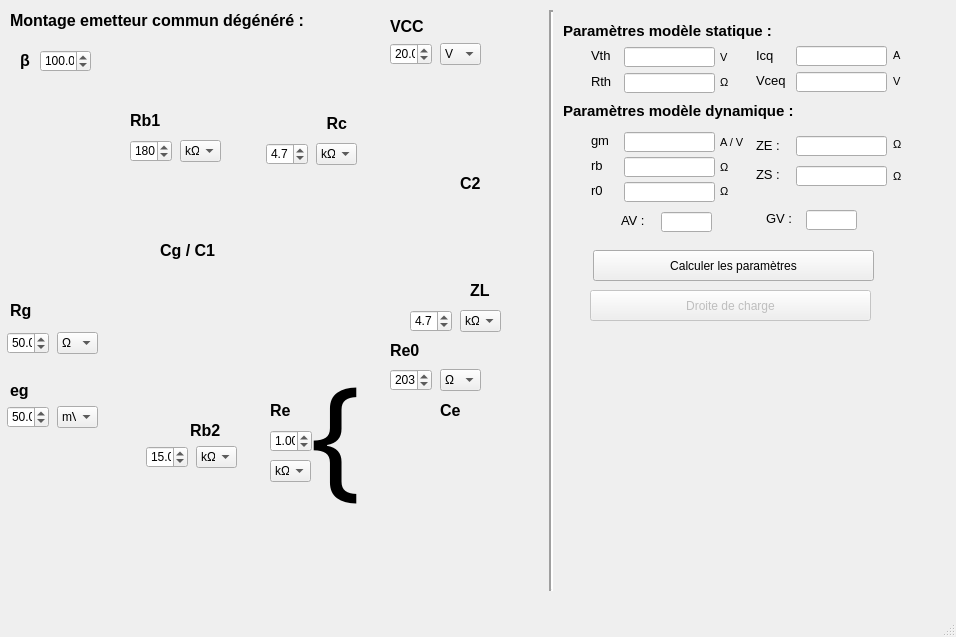
<?xml version="1.0" encoding="UTF-8"?>
<ui version="4.0">
 <class>MainWindow</class>
 <widget class="QMainWindow" name="MainWindow">
  <property name="geometry">
   <rect>
    <x>0</x>
    <y>0</y>
    <width>956</width>
    <height>637</height>
   </rect>
  </property>
  <property name="windowTitle">
   <string>Calculus transistor - emetteur commun dégénéré</string>
  </property>
  <widget class="QWidget" name="centralwidget">
   <widget class="QDoubleSpinBox" name="Rb1_V">
    <property name="geometry">
     <rect>
      <x>130</x>
      <y>140</y>
      <width>42</width>
      <height>22</height>
     </rect>
    </property>
    <property name="decimals">
     <number>1</number>
    </property>
    <property name="minimum">
     <double>0.100000000000000</double>
    </property>
    <property name="maximum">
     <double>1000.000000000000000</double>
    </property>
    <property name="singleStep">
     <double>0.100000000000000</double>
    </property>
    <property name="value">
     <double>180.000000000000000</double>
    </property>
   </widget>
   <widget class="QComboBox" name="Rb1_E">
    <property name="geometry">
     <rect>
      <x>180</x>
      <y>140</y>
      <width>41</width>
      <height>22</height>
     </rect>
    </property>
    <property name="currentIndex">
     <number>3</number>
    </property>
    <item>
     <property name="text">
      <string>µΩ</string>
     </property>
    </item>
    <item>
     <property name="text">
      <string>mΩ</string>
     </property>
    </item>
    <item>
     <property name="text">
      <string>Ω</string>
     </property>
    </item>
    <item>
     <property name="text">
      <string>kΩ</string>
     </property>
    </item>
    <item>
     <property name="text">
      <string>MΩ</string>
     </property>
    </item>
    <item>
     <property name="text">
      <string>GΩ</string>
     </property>
    </item>
   </widget>
   <widget class="QDoubleSpinBox" name="Rb2_V">
    <property name="geometry">
     <rect>
      <x>146</x>
      <y>446</y>
      <width>42</width>
      <height>22</height>
     </rect>
    </property>
    <property name="decimals">
     <number>1</number>
    </property>
    <property name="minimum">
     <double>0.100000000000000</double>
    </property>
    <property name="maximum">
     <double>1000.000000000000000</double>
    </property>
    <property name="singleStep">
     <double>0.100000000000000</double>
    </property>
    <property name="value">
     <double>15.000000000000000</double>
    </property>
   </widget>
   <widget class="QComboBox" name="Rb2_E">
    <property name="geometry">
     <rect>
      <x>196</x>
      <y>446</y>
      <width>41</width>
      <height>22</height>
     </rect>
    </property>
    <property name="currentIndex">
     <number>3</number>
    </property>
    <item>
     <property name="text">
      <string>µΩ</string>
     </property>
    </item>
    <item>
     <property name="text">
      <string>mΩ</string>
     </property>
    </item>
    <item>
     <property name="text">
      <string>Ω</string>
     </property>
    </item>
    <item>
     <property name="text">
      <string>kΩ</string>
     </property>
    </item>
    <item>
     <property name="text">
      <string>MΩ</string>
     </property>
    </item>
    <item>
     <property name="text">
      <string>GΩ</string>
     </property>
    </item>
   </widget>
   <widget class="QDoubleSpinBox" name="Re_V">
    <property name="geometry">
     <rect>
      <x>270</x>
      <y>430</y>
      <width>42</width>
      <height>22</height>
     </rect>
    </property>
    <property name="decimals">
     <number>2</number>
    </property>
    <property name="minimum">
     <double>0.100000000000000</double>
    </property>
    <property name="maximum">
     <double>1000.000000000000000</double>
    </property>
    <property name="singleStep">
     <double>0.100000000000000</double>
    </property>
    <property name="value">
     <double>1.000000000000000</double>
    </property>
   </widget>
   <widget class="QComboBox" name="Re_E">
    <property name="geometry">
     <rect>
      <x>270</x>
      <y>460</y>
      <width>41</width>
      <height>22</height>
     </rect>
    </property>
    <property name="currentIndex">
     <number>3</number>
    </property>
    <item>
     <property name="text">
      <string>µΩ</string>
     </property>
    </item>
    <item>
     <property name="text">
      <string>mΩ</string>
     </property>
    </item>
    <item>
     <property name="text">
      <string>Ω</string>
     </property>
    </item>
    <item>
     <property name="text">
      <string>kΩ</string>
     </property>
    </item>
    <item>
     <property name="text">
      <string>MΩ</string>
     </property>
    </item>
    <item>
     <property name="text">
      <string>GΩ</string>
     </property>
    </item>
   </widget>
   <widget class="QDoubleSpinBox" name="Rc_V">
    <property name="geometry">
     <rect>
      <x>266</x>
      <y>143</y>
      <width>42</width>
      <height>22</height>
     </rect>
    </property>
    <property name="decimals">
     <number>1</number>
    </property>
    <property name="minimum">
     <double>0.100000000000000</double>
    </property>
    <property name="maximum">
     <double>1000.000000000000000</double>
    </property>
    <property name="singleStep">
     <double>0.100000000000000</double>
    </property>
    <property name="value">
     <double>4.700000000000000</double>
    </property>
   </widget>
   <widget class="QComboBox" name="Rc_E">
    <property name="geometry">
     <rect>
      <x>316</x>
      <y>143</y>
      <width>41</width>
      <height>22</height>
     </rect>
    </property>
    <property name="currentIndex">
     <number>3</number>
    </property>
    <item>
     <property name="text">
      <string>µΩ</string>
     </property>
    </item>
    <item>
     <property name="text">
      <string>mΩ</string>
     </property>
    </item>
    <item>
     <property name="text">
      <string>Ω</string>
     </property>
    </item>
    <item>
     <property name="text">
      <string>kΩ</string>
     </property>
    </item>
    <item>
     <property name="text">
      <string>MΩ</string>
     </property>
    </item>
    <item>
     <property name="text">
      <string>GΩ</string>
     </property>
    </item>
   </widget>
   <widget class="QDoubleSpinBox" name="ZL_V">
    <property name="geometry">
     <rect>
      <x>410</x>
      <y>310</y>
      <width>42</width>
      <height>22</height>
     </rect>
    </property>
    <property name="decimals">
     <number>1</number>
    </property>
    <property name="minimum">
     <double>0.100000000000000</double>
    </property>
    <property name="maximum">
     <double>1000.000000000000000</double>
    </property>
    <property name="singleStep">
     <double>0.100000000000000</double>
    </property>
    <property name="value">
     <double>4.700000000000000</double>
    </property>
   </widget>
   <widget class="QComboBox" name="ZL_E">
    <property name="geometry">
     <rect>
      <x>460</x>
      <y>310</y>
      <width>41</width>
      <height>22</height>
     </rect>
    </property>
    <property name="currentIndex">
     <number>3</number>
    </property>
    <item>
     <property name="text">
      <string>µΩ</string>
     </property>
    </item>
    <item>
     <property name="text">
      <string>mΩ</string>
     </property>
    </item>
    <item>
     <property name="text">
      <string>Ω</string>
     </property>
    </item>
    <item>
     <property name="text">
      <string>kΩ</string>
     </property>
    </item>
    <item>
     <property name="text">
      <string>MΩ</string>
     </property>
    </item>
    <item>
     <property name="text">
      <string>GΩ</string>
     </property>
    </item>
   </widget>
   <widget class="QDoubleSpinBox" name="Rg_V">
    <property name="geometry">
     <rect>
      <x>7</x>
      <y>332</y>
      <width>42</width>
      <height>22</height>
     </rect>
    </property>
    <property name="decimals">
     <number>1</number>
    </property>
    <property name="minimum">
     <double>0.100000000000000</double>
    </property>
    <property name="maximum">
     <double>1000.000000000000000</double>
    </property>
    <property name="singleStep">
     <double>0.100000000000000</double>
    </property>
    <property name="value">
     <double>50.000000000000000</double>
    </property>
   </widget>
   <widget class="QComboBox" name="Rg_E">
    <property name="geometry">
     <rect>
      <x>57</x>
      <y>332</y>
      <width>41</width>
      <height>22</height>
     </rect>
    </property>
    <property name="currentIndex">
     <number>2</number>
    </property>
    <item>
     <property name="text">
      <string>µΩ</string>
     </property>
    </item>
    <item>
     <property name="text">
      <string>mΩ</string>
     </property>
    </item>
    <item>
     <property name="text">
      <string>Ω</string>
     </property>
    </item>
    <item>
     <property name="text">
      <string>kΩ</string>
     </property>
    </item>
    <item>
     <property name="text">
      <string>MΩ</string>
     </property>
    </item>
    <item>
     <property name="text">
      <string>GΩ</string>
     </property>
    </item>
   </widget>
   <widget class="QComboBox" name="eg_E">
    <property name="geometry">
     <rect>
      <x>57</x>
      <y>406</y>
      <width>41</width>
      <height>22</height>
     </rect>
    </property>
    <property name="editable">
     <bool>false</bool>
    </property>
    <property name="currentIndex">
     <number>0</number>
    </property>
    <item>
     <property name="text">
      <string>mV</string>
     </property>
    </item>
    <item>
     <property name="text">
      <string>V</string>
     </property>
    </item>
   </widget>
   <widget class="QDoubleSpinBox" name="eg_V">
    <property name="geometry">
     <rect>
      <x>7</x>
      <y>406</y>
      <width>42</width>
      <height>22</height>
     </rect>
    </property>
    <property name="decimals">
     <number>1</number>
    </property>
    <property name="minimum">
     <double>0.100000000000000</double>
    </property>
    <property name="maximum">
     <double>1000.000000000000000</double>
    </property>
    <property name="singleStep">
     <double>0.100000000000000</double>
    </property>
    <property name="value">
     <double>50.000000000000000</double>
    </property>
   </widget>
   <widget class="QComboBox" name="Vcc_E">
    <property name="geometry">
     <rect>
      <x>440</x>
      <y>43</y>
      <width>41</width>
      <height>22</height>
     </rect>
    </property>
    <property name="currentIndex">
     <number>1</number>
    </property>
    <item>
     <property name="text">
      <string>mV</string>
     </property>
    </item>
    <item>
     <property name="text">
      <string>V</string>
     </property>
    </item>
   </widget>
   <widget class="QDoubleSpinBox" name="Vcc_V">
    <property name="geometry">
     <rect>
      <x>390</x>
      <y>43</y>
      <width>42</width>
      <height>22</height>
     </rect>
    </property>
    <property name="decimals">
     <number>1</number>
    </property>
    <property name="minimum">
     <double>0.100000000000000</double>
    </property>
    <property name="maximum">
     <double>1000.000000000000000</double>
    </property>
    <property name="singleStep">
     <double>0.100000000000000</double>
    </property>
    <property name="value">
     <double>20.000000000000000</double>
    </property>
   </widget>
   <widget class="QLabel" name="label">
    <property name="geometry">
     <rect>
      <x>100</x>
      <y>10</y>
      <width>451</width>
      <height>611</height>
     </rect>
    </property>
    <property name="text">
     <string/>
    </property>
    <property name="pixmap">
     <pixmap>../images/ECD_amplifier.gif</pixmap>
    </property>
   </widget>
   <widget class="QLabel" name="label_2">
    <property name="geometry">
     <rect>
      <x>390</x>
      <y>20</y>
      <width>47</width>
      <height>13</height>
     </rect>
    </property>
    <property name="font">
     <font>
      <family>Arial</family>
      <pointsize>12</pointsize>
      <weight>75</weight>
      <bold>true</bold>
     </font>
    </property>
    <property name="text">
     <string>VCC</string>
    </property>
   </widget>
   <widget class="QLabel" name="label_3">
    <property name="geometry">
     <rect>
      <x>10</x>
      <y>380</y>
      <width>47</width>
      <height>20</height>
     </rect>
    </property>
    <property name="font">
     <font>
      <family>Arial</family>
      <pointsize>12</pointsize>
      <weight>75</weight>
      <bold>true</bold>
     </font>
    </property>
    <property name="text">
     <string>eg</string>
    </property>
   </widget>
   <widget class="QLabel" name="label_4">
    <property name="geometry">
     <rect>
      <x>160</x>
      <y>240</y>
      <width>61</width>
      <height>21</height>
     </rect>
    </property>
    <property name="font">
     <font>
      <family>Arial</family>
      <pointsize>12</pointsize>
      <weight>75</weight>
      <bold>true</bold>
     </font>
    </property>
    <property name="text">
     <string>Cg / C1</string>
    </property>
   </widget>
   <widget class="QLabel" name="label_5">
    <property name="geometry">
     <rect>
      <x>130</x>
      <y>110</y>
      <width>47</width>
      <height>21</height>
     </rect>
    </property>
    <property name="font">
     <font>
      <family>Arial</family>
      <pointsize>12</pointsize>
      <weight>75</weight>
      <bold>true</bold>
     </font>
    </property>
    <property name="text">
     <string>Rb1</string>
    </property>
   </widget>
   <widget class="QLabel" name="label_6">
    <property name="geometry">
     <rect>
      <x>190</x>
      <y>420</y>
      <width>47</width>
      <height>21</height>
     </rect>
    </property>
    <property name="font">
     <font>
      <family>Arial</family>
      <pointsize>12</pointsize>
      <weight>75</weight>
      <bold>true</bold>
     </font>
    </property>
    <property name="text">
     <string>Rb2</string>
    </property>
   </widget>
   <widget class="QLabel" name="label_7">
    <property name="geometry">
     <rect>
      <x>390</x>
      <y>340</y>
      <width>47</width>
      <height>21</height>
     </rect>
    </property>
    <property name="font">
     <font>
      <family>Arial</family>
      <pointsize>12</pointsize>
      <weight>75</weight>
      <bold>true</bold>
     </font>
    </property>
    <property name="text">
     <string>Re0</string>
    </property>
    <property name="alignment">
     <set>Qt::AlignLeading|Qt::AlignLeft|Qt::AlignVCenter</set>
    </property>
   </widget>
   <widget class="QLabel" name="label_8">
    <property name="geometry">
     <rect>
      <x>300</x>
      <y>113</y>
      <width>47</width>
      <height>21</height>
     </rect>
    </property>
    <property name="font">
     <font>
      <family>Arial</family>
      <pointsize>12</pointsize>
      <weight>75</weight>
      <bold>true</bold>
     </font>
    </property>
    <property name="text">
     <string>Rc</string>
    </property>
    <property name="alignment">
     <set>Qt::AlignRight|Qt::AlignTrailing|Qt::AlignVCenter</set>
    </property>
   </widget>
   <widget class="QLabel" name="label_9">
    <property name="geometry">
     <rect>
      <x>10</x>
      <y>300</y>
      <width>47</width>
      <height>21</height>
     </rect>
    </property>
    <property name="font">
     <font>
      <family>Arial</family>
      <pointsize>12</pointsize>
      <weight>75</weight>
      <bold>true</bold>
     </font>
    </property>
    <property name="text">
     <string>Rg</string>
    </property>
   </widget>
   <widget class="QLabel" name="label_10">
    <property name="geometry">
     <rect>
      <x>440</x>
      <y>400</y>
      <width>21</width>
      <height>21</height>
     </rect>
    </property>
    <property name="font">
     <font>
      <family>Arial</family>
      <pointsize>12</pointsize>
      <weight>75</weight>
      <bold>true</bold>
     </font>
    </property>
    <property name="text">
     <string>Ce</string>
    </property>
   </widget>
   <widget class="QLabel" name="label_11">
    <property name="geometry">
     <rect>
      <x>460</x>
      <y>173</y>
      <width>47</width>
      <height>21</height>
     </rect>
    </property>
    <property name="font">
     <font>
      <family>Arial</family>
      <pointsize>12</pointsize>
      <weight>75</weight>
      <bold>true</bold>
     </font>
    </property>
    <property name="text">
     <string>C2</string>
    </property>
   </widget>
   <widget class="QLabel" name="label_12">
    <property name="geometry">
     <rect>
      <x>470</x>
      <y>280</y>
      <width>21</width>
      <height>21</height>
     </rect>
    </property>
    <property name="font">
     <font>
      <family>Arial</family>
      <pointsize>12</pointsize>
      <weight>75</weight>
      <bold>true</bold>
     </font>
    </property>
    <property name="text">
     <string>ZL</string>
    </property>
   </widget>
   <widget class="Line" name="line">
    <property name="geometry">
     <rect>
      <x>543</x>
      <y>10</y>
      <width>16</width>
      <height>581</height>
     </rect>
    </property>
    <property name="lineWidth">
     <number>2</number>
    </property>
    <property name="orientation">
     <enum>Qt::Vertical</enum>
    </property>
   </widget>
   <widget class="QLabel" name="label_13">
    <property name="geometry">
     <rect>
      <x>10</x>
      <y>10</y>
      <width>341</width>
      <height>21</height>
     </rect>
    </property>
    <property name="font">
     <font>
      <family>Arial</family>
      <pointsize>12</pointsize>
      <weight>75</weight>
      <bold>true</bold>
     </font>
    </property>
    <property name="text">
     <string>Montage emetteur commun dégénéré :</string>
    </property>
   </widget>
   <widget class="QLabel" name="label_14">
    <property name="geometry">
     <rect>
      <x>563</x>
      <y>20</y>
      <width>231</width>
      <height>21</height>
     </rect>
    </property>
    <property name="font">
     <font>
      <family>Arial</family>
      <pointsize>11</pointsize>
      <weight>75</weight>
      <bold>true</bold>
     </font>
    </property>
    <property name="text">
     <string>Paramètres modèle statique :</string>
    </property>
   </widget>
   <widget class="QLabel" name="label_15">
    <property name="geometry">
     <rect>
      <x>563</x>
      <y>100</y>
      <width>251</width>
      <height>21</height>
     </rect>
    </property>
    <property name="font">
     <font>
      <family>Arial</family>
      <pointsize>11</pointsize>
      <weight>75</weight>
      <bold>true</bold>
     </font>
    </property>
    <property name="text">
     <string>Paramètres modèle dynamique :</string>
    </property>
   </widget>
   <widget class="QLabel" name="label_16">
    <property name="geometry">
     <rect>
      <x>591</x>
      <y>45</y>
      <width>21</width>
      <height>21</height>
     </rect>
    </property>
    <property name="font">
     <font>
      <family>Arial</family>
      <pointsize>10</pointsize>
      <weight>50</weight>
      <bold>false</bold>
     </font>
    </property>
    <property name="text">
     <string>Vth :</string>
    </property>
   </widget>
   <widget class="QLabel" name="label_17">
    <property name="geometry">
     <rect>
      <x>591</x>
      <y>71</y>
      <width>21</width>
      <height>21</height>
     </rect>
    </property>
    <property name="font">
     <font>
      <family>Arial</family>
      <pointsize>10</pointsize>
      <weight>50</weight>
      <bold>false</bold>
     </font>
    </property>
    <property name="text">
     <string>Rth :</string>
    </property>
   </widget>
   <widget class="QLabel" name="label_18">
    <property name="geometry">
     <rect>
      <x>756</x>
      <y>45</y>
      <width>21</width>
      <height>21</height>
     </rect>
    </property>
    <property name="font">
     <font>
      <family>Arial</family>
      <pointsize>10</pointsize>
      <weight>50</weight>
      <bold>false</bold>
     </font>
    </property>
    <property name="text">
     <string>Icq :</string>
    </property>
   </widget>
   <widget class="QLabel" name="label_19">
    <property name="geometry">
     <rect>
      <x>756</x>
      <y>70</y>
      <width>31</width>
      <height>21</height>
     </rect>
    </property>
    <property name="font">
     <font>
      <family>Arial</family>
      <pointsize>10</pointsize>
      <weight>50</weight>
      <bold>false</bold>
     </font>
    </property>
    <property name="text">
     <string>Vceq :</string>
    </property>
   </widget>
   <widget class="QLineEdit" name="L_vth">
    <property name="enabled">
     <bool>true</bool>
    </property>
    <property name="geometry">
     <rect>
      <x>624</x>
      <y>47</y>
      <width>91</width>
      <height>20</height>
     </rect>
    </property>
   </widget>
   <widget class="QLineEdit" name="L_rth">
    <property name="enabled">
     <bool>true</bool>
    </property>
    <property name="geometry">
     <rect>
      <x>624</x>
      <y>73</y>
      <width>91</width>
      <height>20</height>
     </rect>
    </property>
   </widget>
   <widget class="QLineEdit" name="L_vceq">
    <property name="enabled">
     <bool>true</bool>
    </property>
    <property name="geometry">
     <rect>
      <x>796</x>
      <y>72</y>
      <width>91</width>
      <height>20</height>
     </rect>
    </property>
   </widget>
   <widget class="QLineEdit" name="L_icq">
    <property name="enabled">
     <bool>true</bool>
    </property>
    <property name="geometry">
     <rect>
      <x>796</x>
      <y>46</y>
      <width>91</width>
      <height>20</height>
     </rect>
    </property>
   </widget>
   <widget class="QLabel" name="label_20">
    <property name="geometry">
     <rect>
      <x>591</x>
      <y>130</y>
      <width>21</width>
      <height>21</height>
     </rect>
    </property>
    <property name="font">
     <font>
      <family>Arial</family>
      <pointsize>10</pointsize>
      <weight>50</weight>
      <bold>false</bold>
     </font>
    </property>
    <property name="text">
     <string>gm</string>
    </property>
   </widget>
   <widget class="QLabel" name="label_21">
    <property name="geometry">
     <rect>
      <x>591</x>
      <y>155</y>
      <width>21</width>
      <height>21</height>
     </rect>
    </property>
    <property name="font">
     <font>
      <family>Arial</family>
      <pointsize>10</pointsize>
      <weight>50</weight>
      <bold>false</bold>
     </font>
    </property>
    <property name="text">
     <string>rb</string>
    </property>
   </widget>
   <widget class="QLineEdit" name="L_ze">
    <property name="enabled">
     <bool>true</bool>
    </property>
    <property name="geometry">
     <rect>
      <x>796</x>
      <y>136</y>
      <width>91</width>
      <height>20</height>
     </rect>
    </property>
   </widget>
   <widget class="QLabel" name="label_22">
    <property name="geometry">
     <rect>
      <x>756</x>
      <y>135</y>
      <width>31</width>
      <height>21</height>
     </rect>
    </property>
    <property name="font">
     <font>
      <family>Arial</family>
      <pointsize>10</pointsize>
      <weight>50</weight>
      <bold>false</bold>
     </font>
    </property>
    <property name="text">
     <string>ZE :</string>
    </property>
   </widget>
   <widget class="QLineEdit" name="L_rb">
    <property name="enabled">
     <bool>true</bool>
    </property>
    <property name="geometry">
     <rect>
      <x>624</x>
      <y>157</y>
      <width>91</width>
      <height>20</height>
     </rect>
    </property>
   </widget>
   <widget class="QLineEdit" name="L_gm">
    <property name="enabled">
     <bool>true</bool>
    </property>
    <property name="geometry">
     <rect>
      <x>624</x>
      <y>132</y>
      <width>91</width>
      <height>20</height>
     </rect>
    </property>
   </widget>
   <widget class="QLineEdit" name="L_zs">
    <property name="enabled">
     <bool>true</bool>
    </property>
    <property name="geometry">
     <rect>
      <x>796</x>
      <y>166</y>
      <width>91</width>
      <height>20</height>
     </rect>
    </property>
   </widget>
   <widget class="QLabel" name="label_23">
    <property name="geometry">
     <rect>
      <x>756</x>
      <y>164</y>
      <width>31</width>
      <height>21</height>
     </rect>
    </property>
    <property name="font">
     <font>
      <family>Arial</family>
      <pointsize>10</pointsize>
      <weight>50</weight>
      <bold>false</bold>
     </font>
    </property>
    <property name="text">
     <string>ZS :</string>
    </property>
   </widget>
   <widget class="QLineEdit" name="L_r0">
    <property name="enabled">
     <bool>true</bool>
    </property>
    <property name="geometry">
     <rect>
      <x>624</x>
      <y>182</y>
      <width>91</width>
      <height>20</height>
     </rect>
    </property>
   </widget>
   <widget class="QLabel" name="label_24">
    <property name="geometry">
     <rect>
      <x>591</x>
      <y>180</y>
      <width>21</width>
      <height>21</height>
     </rect>
    </property>
    <property name="font">
     <font>
      <family>Arial</family>
      <pointsize>10</pointsize>
      <weight>50</weight>
      <bold>false</bold>
     </font>
    </property>
    <property name="text">
     <string>r0</string>
    </property>
   </widget>
   <widget class="QLineEdit" name="L_av">
    <property name="enabled">
     <bool>true</bool>
    </property>
    <property name="geometry">
     <rect>
      <x>661</x>
      <y>212</y>
      <width>51</width>
      <height>20</height>
     </rect>
    </property>
   </widget>
   <widget class="QLabel" name="label_25">
    <property name="geometry">
     <rect>
      <x>621</x>
      <y>210</y>
      <width>31</width>
      <height>21</height>
     </rect>
    </property>
    <property name="font">
     <font>
      <family>Arial</family>
      <pointsize>10</pointsize>
      <weight>50</weight>
      <bold>false</bold>
     </font>
    </property>
    <property name="text">
     <string>AV :</string>
    </property>
   </widget>
   <widget class="QLabel" name="label_26">
    <property name="geometry">
     <rect>
      <x>766</x>
      <y>208</y>
      <width>31</width>
      <height>21</height>
     </rect>
    </property>
    <property name="font">
     <font>
      <family>Arial</family>
      <pointsize>10</pointsize>
      <weight>50</weight>
      <bold>false</bold>
     </font>
    </property>
    <property name="text">
     <string>GV :</string>
    </property>
   </widget>
   <widget class="QLineEdit" name="L_gv">
    <property name="enabled">
     <bool>true</bool>
    </property>
    <property name="geometry">
     <rect>
      <x>806</x>
      <y>210</y>
      <width>51</width>
      <height>20</height>
     </rect>
    </property>
   </widget>
   <widget class="QPushButton" name="BP_start_calculus">
    <property name="geometry">
     <rect>
      <x>593</x>
      <y>250</y>
      <width>281</width>
      <height>31</height>
     </rect>
    </property>
    <property name="text">
     <string>Calculer les paramètres</string>
    </property>
   </widget>
   <widget class="QLabel" name="label_28">
    <property name="geometry">
     <rect>
      <x>20</x>
      <y>50</y>
      <width>16</width>
      <height>21</height>
     </rect>
    </property>
    <property name="font">
     <font>
      <family>Arial</family>
      <pointsize>12</pointsize>
      <weight>75</weight>
      <bold>true</bold>
     </font>
    </property>
    <property name="text">
     <string>β</string>
    </property>
   </widget>
   <widget class="QDoubleSpinBox" name="beta_V">
    <property name="geometry">
     <rect>
      <x>40</x>
      <y>50</y>
      <width>51</width>
      <height>22</height>
     </rect>
    </property>
    <property name="decimals">
     <number>1</number>
    </property>
    <property name="minimum">
     <double>0.100000000000000</double>
    </property>
    <property name="maximum">
     <double>1000.000000000000000</double>
    </property>
    <property name="singleStep">
     <double>0.100000000000000</double>
    </property>
    <property name="value">
     <double>100.000000000000000</double>
    </property>
   </widget>
   <widget class="QLabel" name="label_30">
    <property name="geometry">
     <rect>
      <x>720</x>
      <y>72</y>
      <width>16</width>
      <height>21</height>
     </rect>
    </property>
    <property name="font">
     <font>
      <family>Arial</family>
      <pointsize>8</pointsize>
      <weight>50</weight>
      <bold>false</bold>
     </font>
    </property>
    <property name="text">
     <string>Ω</string>
    </property>
   </widget>
   <widget class="QLabel" name="label_29">
    <property name="geometry">
     <rect>
      <x>893</x>
      <y>134</y>
      <width>16</width>
      <height>21</height>
     </rect>
    </property>
    <property name="font">
     <font>
      <family>Arial</family>
      <pointsize>8</pointsize>
      <weight>50</weight>
      <bold>false</bold>
     </font>
    </property>
    <property name="text">
     <string>Ω</string>
    </property>
   </widget>
   <widget class="QLabel" name="label_31">
    <property name="geometry">
     <rect>
      <x>893</x>
      <y>166</y>
      <width>16</width>
      <height>21</height>
     </rect>
    </property>
    <property name="font">
     <font>
      <family>Arial</family>
      <pointsize>8</pointsize>
      <weight>50</weight>
      <bold>false</bold>
     </font>
    </property>
    <property name="text">
     <string>Ω</string>
    </property>
   </widget>
   <widget class="QLabel" name="label_32">
    <property name="geometry">
     <rect>
      <x>720</x>
      <y>157</y>
      <width>16</width>
      <height>21</height>
     </rect>
    </property>
    <property name="font">
     <font>
      <family>Arial</family>
      <pointsize>8</pointsize>
      <weight>50</weight>
      <bold>false</bold>
     </font>
    </property>
    <property name="text">
     <string>Ω</string>
    </property>
   </widget>
   <widget class="QLabel" name="label_33">
    <property name="geometry">
     <rect>
      <x>720</x>
      <y>181</y>
      <width>16</width>
      <height>21</height>
     </rect>
    </property>
    <property name="font">
     <font>
      <family>Arial</family>
      <pointsize>8</pointsize>
      <weight>50</weight>
      <bold>false</bold>
     </font>
    </property>
    <property name="text">
     <string>Ω</string>
    </property>
   </widget>
   <widget class="QLabel" name="label_34">
    <property name="geometry">
     <rect>
      <x>720</x>
      <y>132</y>
      <width>31</width>
      <height>21</height>
     </rect>
    </property>
    <property name="font">
     <font>
      <family>Arial</family>
      <pointsize>8</pointsize>
      <weight>50</weight>
      <bold>false</bold>
     </font>
    </property>
    <property name="text">
     <string>A / V</string>
    </property>
   </widget>
   <widget class="QLabel" name="label_35">
    <property name="geometry">
     <rect>
      <x>893</x>
      <y>71</y>
      <width>16</width>
      <height>21</height>
     </rect>
    </property>
    <property name="font">
     <font>
      <family>Arial</family>
      <pointsize>8</pointsize>
      <weight>50</weight>
      <bold>false</bold>
     </font>
    </property>
    <property name="text">
     <string>V</string>
    </property>
   </widget>
   <widget class="QLabel" name="label_36">
    <property name="geometry">
     <rect>
      <x>893</x>
      <y>45</y>
      <width>16</width>
      <height>21</height>
     </rect>
    </property>
    <property name="font">
     <font>
      <family>Arial</family>
      <pointsize>8</pointsize>
      <weight>50</weight>
      <bold>false</bold>
     </font>
    </property>
    <property name="text">
     <string>A</string>
    </property>
   </widget>
   <widget class="QLabel" name="label_37">
    <property name="geometry">
     <rect>
      <x>720</x>
      <y>47</y>
      <width>16</width>
      <height>21</height>
     </rect>
    </property>
    <property name="font">
     <font>
      <family>Arial</family>
      <pointsize>8</pointsize>
      <weight>50</weight>
      <bold>false</bold>
     </font>
    </property>
    <property name="text">
     <string>V</string>
    </property>
   </widget>
   <widget class="QDoubleSpinBox" name="Re0_V">
    <property name="geometry">
     <rect>
      <x>390</x>
      <y>369</y>
      <width>42</width>
      <height>22</height>
     </rect>
    </property>
    <property name="decimals">
     <number>1</number>
    </property>
    <property name="minimum">
     <double>0.100000000000000</double>
    </property>
    <property name="maximum">
     <double>1000.000000000000000</double>
    </property>
    <property name="singleStep">
     <double>0.100000000000000</double>
    </property>
    <property name="value">
     <double>203.000000000000000</double>
    </property>
   </widget>
   <widget class="QComboBox" name="Re0_E">
    <property name="geometry">
     <rect>
      <x>440</x>
      <y>369</y>
      <width>41</width>
      <height>22</height>
     </rect>
    </property>
    <property name="currentIndex">
     <number>2</number>
    </property>
    <item>
     <property name="text">
      <string>µΩ</string>
     </property>
    </item>
    <item>
     <property name="text">
      <string>mΩ</string>
     </property>
    </item>
    <item>
     <property name="text">
      <string>Ω</string>
     </property>
    </item>
    <item>
     <property name="text">
      <string>kΩ</string>
     </property>
    </item>
    <item>
     <property name="text">
      <string>MΩ</string>
     </property>
    </item>
    <item>
     <property name="text">
      <string>GΩ</string>
     </property>
    </item>
   </widget>
   <widget class="QLabel" name="label_38">
    <property name="geometry">
     <rect>
      <x>310</x>
      <y>340</y>
      <width>47</width>
      <height>181</height>
     </rect>
    </property>
    <property name="font">
     <font>
      <family>Candara Light</family>
      <pointsize>100</pointsize>
     </font>
    </property>
    <property name="text">
     <string>{</string>
    </property>
   </widget>
   <widget class="QLabel" name="label_39">
    <property name="geometry">
     <rect>
      <x>270</x>
      <y>400</y>
      <width>47</width>
      <height>21</height>
     </rect>
    </property>
    <property name="font">
     <font>
      <family>Arial</family>
      <pointsize>12</pointsize>
      <weight>75</weight>
      <bold>true</bold>
     </font>
    </property>
    <property name="text">
     <string>Re</string>
    </property>
    <property name="alignment">
     <set>Qt::AlignLeading|Qt::AlignLeft|Qt::AlignVCenter</set>
    </property>
   </widget>
   <widget class="QPushButton" name="BP_DDC">
    <property name="enabled">
     <bool>false</bool>
    </property>
    <property name="geometry">
     <rect>
      <x>590</x>
      <y>290</y>
      <width>281</width>
      <height>31</height>
     </rect>
    </property>
    <property name="text">
     <string>Droite de charge</string>
    </property>
   </widget>
   <zorder>label</zorder>
   <zorder>label_38</zorder>
   <zorder>Rb1_V</zorder>
   <zorder>Rb1_E</zorder>
   <zorder>Rb2_V</zorder>
   <zorder>Rb2_E</zorder>
   <zorder>Re_V</zorder>
   <zorder>Re_E</zorder>
   <zorder>Rc_V</zorder>
   <zorder>Rc_E</zorder>
   <zorder>ZL_V</zorder>
   <zorder>ZL_E</zorder>
   <zorder>Rg_V</zorder>
   <zorder>Rg_E</zorder>
   <zorder>eg_E</zorder>
   <zorder>eg_V</zorder>
   <zorder>Vcc_E</zorder>
   <zorder>Vcc_V</zorder>
   <zorder>label_2</zorder>
   <zorder>label_3</zorder>
   <zorder>label_4</zorder>
   <zorder>label_5</zorder>
   <zorder>label_6</zorder>
   <zorder>label_7</zorder>
   <zorder>label_8</zorder>
   <zorder>label_9</zorder>
   <zorder>label_10</zorder>
   <zorder>label_11</zorder>
   <zorder>label_12</zorder>
   <zorder>line</zorder>
   <zorder>label_13</zorder>
   <zorder>label_14</zorder>
   <zorder>label_15</zorder>
   <zorder>label_16</zorder>
   <zorder>label_17</zorder>
   <zorder>label_18</zorder>
   <zorder>label_19</zorder>
   <zorder>L_vth</zorder>
   <zorder>L_rth</zorder>
   <zorder>L_vceq</zorder>
   <zorder>L_icq</zorder>
   <zorder>label_20</zorder>
   <zorder>label_21</zorder>
   <zorder>L_ze</zorder>
   <zorder>label_22</zorder>
   <zorder>L_rb</zorder>
   <zorder>L_gm</zorder>
   <zorder>L_zs</zorder>
   <zorder>label_23</zorder>
   <zorder>L_r0</zorder>
   <zorder>label_24</zorder>
   <zorder>L_av</zorder>
   <zorder>label_25</zorder>
   <zorder>label_26</zorder>
   <zorder>L_gv</zorder>
   <zorder>BP_start_calculus</zorder>
   <zorder>label_28</zorder>
   <zorder>beta_V</zorder>
   <zorder>label_30</zorder>
   <zorder>label_29</zorder>
   <zorder>label_31</zorder>
   <zorder>label_32</zorder>
   <zorder>label_33</zorder>
   <zorder>label_34</zorder>
   <zorder>label_35</zorder>
   <zorder>label_36</zorder>
   <zorder>label_37</zorder>
   <zorder>Re0_V</zorder>
   <zorder>Re0_E</zorder>
   <zorder>label_39</zorder>
   <zorder>BP_DDC</zorder>
  </widget>
  <widget class="QMenuBar" name="menubar">
   <property name="geometry">
    <rect>
     <x>0</x>
     <y>0</y>
     <width>956</width>
     <height>21</height>
    </rect>
   </property>
  </widget>
  <widget class="QStatusBar" name="statusbar"/>
 </widget>
 <resources/>
 <connections/>
</ui>
